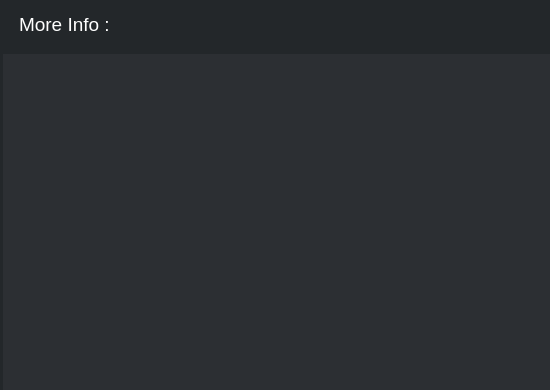
<?xml version="1.0" encoding="UTF-8"?>
<ui version="4.0">
 <class>Form</class>
 <widget class="QWidget" name="Form">
  <property name="geometry">
   <rect>
    <x>0</x>
    <y>0</y>
    <width>550</width>
    <height>390</height>
   </rect>
  </property>
  <property name="minimumSize">
   <size>
    <width>550</width>
    <height>390</height>
   </size>
  </property>
  <property name="maximumSize">
   <size>
    <width>550</width>
    <height>390</height>
   </size>
  </property>
  <property name="windowTitle">
   <string>Form</string>
  </property>
  <property name="styleSheet">
   <string notr="true">background-color: rgb(35, 39, 42);</string>
  </property>
  <widget class="QFrame" name="outer_frame_s_rm">
   <property name="geometry">
    <rect>
     <x>-1</x>
     <y>-1</y>
     <width>561</width>
     <height>451</height>
    </rect>
   </property>
   <property name="styleSheet">
    <string notr="true">background-color: rgb(35, 39, 42);</string>
   </property>
   <property name="frameShape">
    <enum>QFrame::StyledPanel</enum>
   </property>
   <property name="frameShadow">
    <enum>QFrame::Raised</enum>
   </property>
   <widget class="QLabel" name="more_info_label_s_rm">
    <property name="geometry">
     <rect>
      <x>20</x>
      <y>10</y>
      <width>111</width>
      <height>31</height>
     </rect>
    </property>
    <property name="font">
     <font>
      <family>Arial</family>
      <pointsize>14</pointsize>
     </font>
    </property>
    <property name="styleSheet">
     <string notr="true">color: rgb(255, 255, 255);</string>
    </property>
    <property name="text">
     <string>More Info :</string>
    </property>
   </widget>
   <widget class="QLabel" name="content_label_s_rm">
    <property name="geometry">
     <rect>
      <x>4</x>
      <y>55</y>
      <width>551</width>
      <height>391</height>
     </rect>
    </property>
    <property name="font">
     <font>
      <family>Arial</family>
      <pointsize>12</pointsize>
     </font>
    </property>
    <property name="styleSheet">
     <string notr="true">background-color: rgb(44, 47, 51);</string>
    </property>
    <property name="text">
     <string/>
    </property>
   </widget>
  </widget>
 </widget>
 <resources/>
 <connections/>
</ui>
